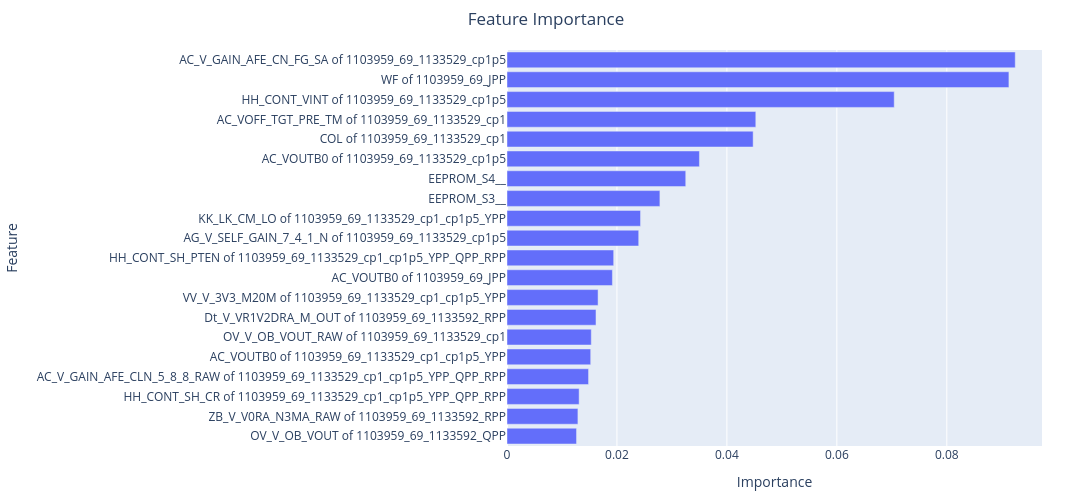

The notebook cell this image was saved under:
### Code cell
# 1. Filter data where 'feature_selector_idx' is best_idx
filtered_df = feature_importance_set_df[feature_importance_set_df['feature_selector_idx'] == best_idx].copy()

# 2. Sort by 'Importance_abs' in descending order
sorted_df = filtered_df.sort_values(by='Importance_abs', ascending=False)

# 3. Select the top 20 features
top_20_df = sorted_df.head(20)

# 4. Create a horizontal bar chart
fig = px.bar(
    top_20_df,
    x='Importance',
    y='Features',
    orientation='h',
    title='Feature Importance',
    labels={'Importance': 'Importance', 'Features': 'Feature'}
)

# 5. Update layout (set horizontal size to 1200)
# This setting applies to both Jupyter notebook output and file saving.
fig.update_layout(
    yaxis={'categoryorder': 'total ascending'},
    xaxis_title='Importance',
    yaxis_title='Feature',
    width=1500,  # Ensure this value matches your desired notebook display width
    height=500,
    margin=dict(l=50, r=50, t=50, b=50),
    title_x=0.5
)

# Save as an image file

file_path = os.path.join(save_path, 'feature_importance_wide.png')
os.makedirs(os.path.dirname(file_path), exist_ok=True)

# Save the image file, explicitly setting dimensions
fig.write_image(
    file_path,
    width=1500,
    height=500
)

# Display chart
fig.show()

print(f"The feature importance chart with expanded horizontal size has been created and saved to {file_path}.")

### Figure 1 — Plotly figure (JSON) as saved in the notebook; plotly's stock layout.template omitted (floating-point values rounded to 4 significant figures)
{"data": [{"hovertemplate": "Importance=%{x}<br>Feature=%{y}<extra></extra>", "legendgroup": "", "marker": {"color": "#636efa", "pattern": {"shape": ""}}, "name": "", "orientation": "h", "showlegend": false, "textposition": "auto", "type": "bar", "x": [0.09245, 0.0913, 0.07044, 0.04526, 0.04477, 0.035, 0.03251, 0.02781, 0.02429, 0.02396, 0.01941, 0.01918, 0.01657, 0.01619, 0.01533, 0.01522, 0.01484, 0.01312, 0.0129, 0.01265], "xaxis": "x", "y": ["AC_V_GAIN_AFE_CN_FG_SA of 1103959_69_1133529_cp1p5", "WF of 1103959_69_JPP", "HH_CONT_VINT of 1103959_69_1133529_cp1p5", "AC_VOFF_TGT_PRE_TM of 1103959_69_1133529_cp1", "COL of 1103959_69_1133529_cp1", "AC_VOUTB0 of 1103959_69_1133529_cp1p5", "EEPROM_S4__", "EEPROM_S3__", "KK_LK_CM_LO of 1103959_69_1133529_cp1_cp1p5_YPP", "AG_V_SELF_GAIN_7_4_1_N of 1103959_69_1133529_cp1p5", "HH_CONT_SH_PTEN of 1103959_69_1133529_cp1_cp1p5_YPP_QPP_RPP", "AC_VOUTB0 of 1103959_69_JPP", "VV_V_3V3_M20M of 1103959_69_1133529_cp1_cp1p5_YPP", "Dt_V_VR1V2DRA_M_OUT of 1103959_69_1133592_RPP", "OV_V_OB_VOUT_RAW of 1103959_69_1133529_cp1", "AC_VOUTB0 of 1103959_69_1133529_cp1_cp1p5_YPP", "AC_V_GAIN_AFE_CLN_5_8_8_RAW of 1103959_69_1133529_cp1_cp1p5_YPP_QPP_RPP", "HH_CONT_SH_CR of 1103959_69_1133529_cp1_cp1p5_YPP_QPP_RPP", "ZB_V_V0RA_N3MA_RAW of 1103959_69_1133592_RPP", "OV_V_OB_VOUT of 1103959_69_1133592_QPP"], "yaxis": "y"}], "layout": {"barmode": "relative", "height": 500, "legend": {"tracegroupgap": 0}, "margin": {"b": 50, "l": 50, "r": 50, "t": 50}, "title": {"text": "Feature Importance", "x": 0.5}, "width": 1500, "xaxis": {"anchor": "y", "domain": [0, 1], "title": {"text": "Importance"}}, "yaxis": {"anchor": "x", "categoryorder": "total ascending", "domain": [0, 1], "title": {"text": "Feature"}}}}
